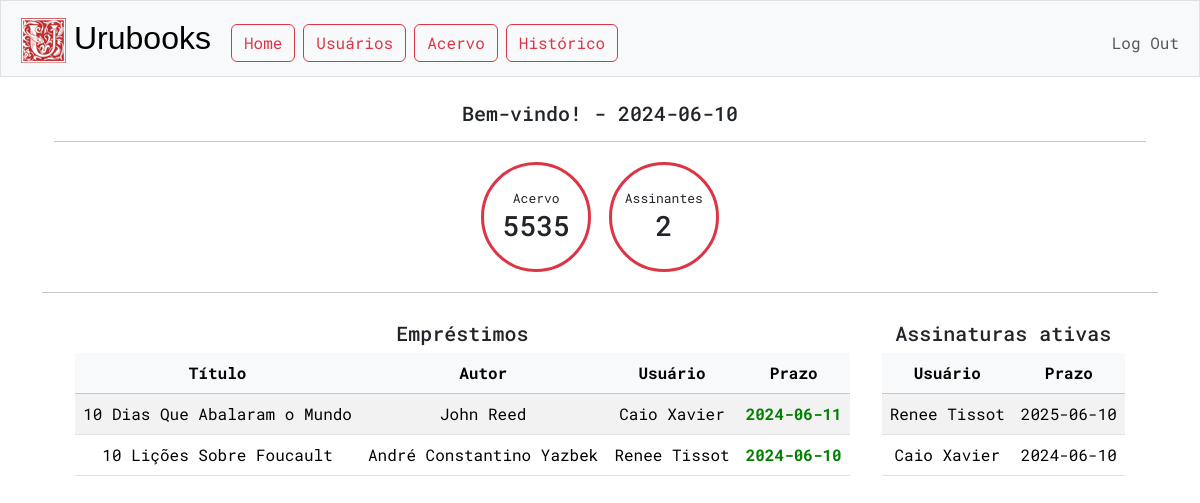
The page / (signed in) on the database its author committed.
### tables this page shows
CREATE TABLE emprestimos (
id INTEGER PRIMARY KEY AUTOINCREMENT,
obra_id INTEGER NOT NULL,
contato_cpf TEXT NOT NULL,
prazo TEXT,
data TEXT NOT NULL,
FOREIGN KEY(contato_cpf) REFERENCES contatos(cpf),
FOREIGN KEY(obra_id) REFERENCES acervo(id)
);

CREATE TABLE acervo (
id INTEGER PRIMARY KEY AUTOINCREMENT NOT NULL,
titulo TEXT NOT NULL,
autor TEXT NOT NULL,
editora TEXT,
ano INTEGER,
status TEXT
);

CREATE TABLE contatos (
cpf TEXT PRIMARY KEY NOT NULL,
nome TEXT NOT NULL,
telefone TEXT,
email TEXT,
endereço TEXT,
assinante TEXT
);

CREATE TABLE assinaturas (
id INTEGER PRIMARY KEY AUTOINCREMENT,
contato_cpf TEXT NOT NULL,
plano TEXT NOT NULL,
data TEXT NOT NULL,
prazo TEXT NOT NULL,
status TEXT NOT NULL,
FOREIGN KEY(contato_cpf) REFERENCES contatos(cpf)
);

### app.py (the view, shortened to what this page needs)
@app.route("/")
@login_required
def index():
    last_update = db.execute("SELECT data FROM updated")
    assinaturas = db.execute("SELECT * FROM assinaturas JOIN contatos ON assinaturas.contato_cpf = contatos.cpf\
                             WHERE assinaturas.status = 'ATIVA' ORDER BY assinaturas.prazo DESC LIMIT 20")
    emprestimos = db.execute("SELECT * FROM emprestimos JOIN contatos ON emprestimos.contato_cpf = contatos.cpf\
                             JOIN acervo ON emprestimos.obra_id = acervo.id\
                             ORDER BY emprestimos.prazo DESC LIMIT 20")
    for e in emprestimos:
        if date.fromisoformat(e["prazo"]) < HOJE:
            e["atrasado"] = "true"
        else:
            e["atrasado"] = "false"
    acervo = db.execute('SELECT COUNT(*) FROM acervo')[0]['COUNT(*)']
    usuarios = db.execute('SELECT COUNT(*) FROM assinaturas WHERE status = "ATIVA"')[0]['COUNT(*)']
    return render_template("index.html", acervo=acervo, usuarios=usuarios, assinaturas=assinaturas, emprestimos=emprestimos, hoje=HOJE.isoformat())

### app.py (called while the page is built)
@app.after_request
def after_request(response):
    response.headers["Cache-Control"] = "no-cache, no-store, must-revalidate"
    response.headers["Expires"] = 0
    response.headers["Pragma"] = "no-cache"
    return response

### helpers.py (called while the page is built)
def login_required(f):
    @wraps(f)
    def decorated_function(*args, **kwargs):
        if session.get("user_id") is None:
            return redirect("/login")
        return f(*args, **kwargs)
    return decorated_function

### templates/index.html (shortened to what this page needs)
{% extends "layout.html" %}
{% block main %}
<div class="container">
    <h5>Bem-vindo! - {{ hoje }}</h5>
    <hr>
    <span class="dashboard-info border-danger rounded-circle text-center m-1"><tag style="font-size: small;">Acervo</tag><br><h3>{{ acervo }}</h3></span>
    <span class="dashboard-info border-danger rounded-circle text-center m-1"><tag style="font-size: small;">Assinantes</tag><br><h3>{{ usuarios }}</h3></span>
</div>
<hr>
<div class="row justify-content-center my-4">
    <div class="col-xl-auto m-1 table-responsive">
        <h5>Empréstimos</h5>
        <table class="table table-striped">
            <thead class="table-light">
                <th>Título</th>
                <th>Autor</th>
                <th>Usuário</th>
                <th>Prazo</th>
            </thead>
            <tbody>
                {% if emprestimos %}
                    {% for emprestimo in emprestimos %}
                        <tr>
                            <td>{{ emprestimo.titulo }}</td>
                            <td>{{ emprestimo.autor }}</td>
                            <td>{{ emprestimo.nome }}</td>
                            {% set color = "red" if emprestimo.atrasado == "true" else "green" %}
                                <td style="color:{{ color }}"><b>{{ emprestimo.prazo }}<b></td>
                        </tr>
                    {% endfor %}
                {% else %}
                    <tr>
                        <td colspan="6">Nenhum empréstimo</td>
                    </tr>
                {% endif %}
            </tbody>
        </table>
    </div>
    <div class="col-xl-auto m-1">
        <div class="table-responsive">
            <h5>Assinaturas ativas</h5>
            <table class="table table-striped">
                <thead class="table-light">
                    <th>Usuário</th>
                    <th>Prazo</th>
                </thead>
                <tbody>
                    {% if assinaturas %}
                        {% for assinatura in assinaturas %}
                        <tr>
                            <td>{{ assinatura.nome }}</td>
                            <td>{{ assinatura.prazo }}</td>
                        </tr>
                        {% endfor %}
                    {% else %}
                    <tr>
                        <td colspan="2">Nenhuma assinatura</td>
                    </tr>
                    {% endif %}
                </tbody>
            </table>
        </div>
    </div>
</div>
{% endblock %}

### static/styles.css (style rules this page uses)
body { font-family: "Roboto Mono", monospace; }
.dashboard-info { display:inline-block; height: 110px; width: 110px; padding-top:20px; border-style: solid; border-width: 3px; }

### rows shown on the page
emprestimos: titulo "10 Dias Que Abalaram o Mundo", autor "John Reed", nome "Caio Xavier", prazo "2024-06-11"
emprestimos: titulo "10 Lições Sobre Foucault", autor "André Constantino Yazbek", nome "Renee Tissot", prazo "2024-06-10"
assinaturas: nome "Renee Tissot", prazo "2025-06-10"
assinaturas: nome "Caio Xavier", prazo "2024-06-10"

### other values the page prints
{{ hoje }} "2024-06-10"
{{ acervo }} "5535"
{{ usuarios }} "2"
